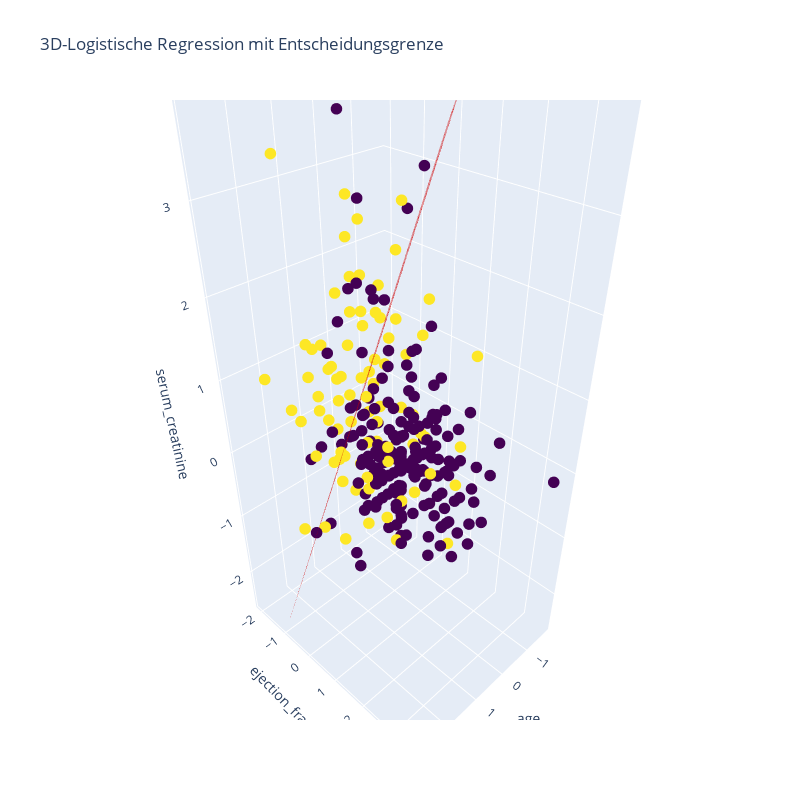

Write notebook code for a chart like this one.
### Code cell
import plotly.express as px
import plotly.graph_objects as go
import pandas as pd

# DataFrame erstellen (falls X_sel noch kein DataFrame ist)
df = X_sel.copy()
df["label"] = y.values  # Klassenbeschriftung hinzufügen

# Meshgrid für x und y erzeugen (x = age, y = ejection_fraction)
x_vals = np.linspace(df['age'].min(), df['age'].max(), 30)
y_vals = np.linspace(df['ejection_fraction'].min(), df['ejection_fraction'].max(), 30)
x_mesh, y_mesh = np.meshgrid(x_vals, y_vals)

# z aus Gleichung berechnen: w1*x + w2*y + w3*z + b = 0 → z = -(w1*x + w2*y + b) / w3
z_mesh = -(w1 * x_mesh + w2 * y_mesh + b) / w3

# Punkte plotten
scatter = go.Scatter3d(
    x=df['age'],
    y=df['ejection_fraction'],
    z=df['serum_creatinine'],
    mode='markers',
    marker=dict(size=4, color=df['label'], colorscale='Viridis'),
    name='Datenpunkte'
)

# Ebene plotten
plane = go.Surface(
    x=x_mesh,
    y=y_mesh,
    z=z_mesh,
    colorscale=[[0, 'red'], [1, 'red']],  # feste Farbe
    showscale=False,
    opacity=0.4,
    name='Decision Boundary'
)


fig = go.Figure(data=[scatter, plane])

min_z = df['serum_creatinine'].min() - 0.5
max_z = df['serum_creatinine'].max() + 0.5

fig.update_layout(
    height = 800,
    width = 800,
    scene=dict(
        xaxis_title='age',
        yaxis_title='ejection_fraction',
        zaxis_title='serum_creatinine',
        zaxis=dict(range=[min_z, max_z])
    ),
    title="3D-Logistische Regression mit Entscheidungsgrenze"
)


fig.show()

### Figure 1 — Plotly figure (JSON) as saved in the notebook; plotly's stock layout.template omitted (floating-point values rounded to 4 significant figures; data arrays with more than 128 entries replaced by an {"elided": "..."} marker saying what was removed)
{"data": [{"marker": {"color": {"elided": "285 int values"}, "colorscale": [[0, "#440154"], [0.1111, "#482878"], [0.2222, "#3e4989"], [0.3333, "#31688e"], [0.4444, "#26828e"], [0.5556, "#1f9e89"], [0.6667, "#35b779"], [0.7778, "#6ece58"], [0.8889, "#b5de2b"], [1, "#fde725"]], "size": 4}, "mode": "markers", "name": "Datenpunkte", "type": "scatter3d", "x": {"elided": "285 float values"}, "y": {"elided": "285 float values"}, "z": {"elided": "285 float values"}}, {"colorscale": [[0, "red"], [1, "red"]], "name": "Decision Boundary", "opacity": 0.4, "showscale": false, "type": "surface", "x": {"elided": "30x30 float values"}, "y": {"elided": "30x30 float values"}, "z": {"elided": "30x30 float values"}}], "layout": {"height": 800, "scene": {"xaxis": {"title": {"text": "age"}}, "yaxis": {"title": {"text": "ejection_fraction"}}, "zaxis": {"range": [-2.697, 4.185], "title": {"text": "serum_creatinine"}}}, "title": {"text": "3D-Logistische Regression mit Entscheidungsgrenze"}, "width": 800}}
